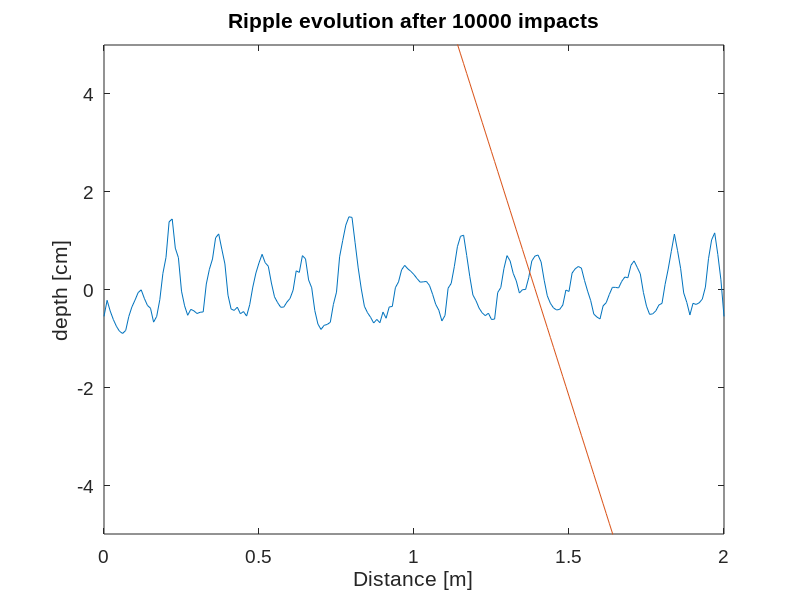

MATLAB code to generate this figure:
%% Sediment transport
% 1D Ripple model
% JSB March 31,2016

clear all
figure(1)
clf

%% Initialize

D = 0.001; % grain size

% x array
dx = 10*D; % x step mm
xmax = 2; % xmax m
x = 0:dx:xmax; % x array
jmax = length(x);

% z array
z = 0.001*rand(size(x)); % randomized initial topo

% now assess how many grains are in each bin
N = (z*dx)/(D^2); % number of grains per pin

% time array
dt = 1; % impact step
tmax = 10000; % max number of impacts
t = 0:dt:tmax; % time array

imax = length(t);

% beam
slope = -0.2; % 11.31 degree angle with slope of .2
multfactor = ((-slope)*xmax); % max y intercept - mulitiply by random number generator

% plot animation
n=200; %number of plots
tplot = tmax/n; % time step of plot

%% run
for i = 1:imax % Calculates each time step
    % defining zbeam at each impact
    b = rand(1); % generate random number between 0 and 1
    b = b*multfactor; % b between 0 and max intercept
    zbeam = (slope*x)+b; % zbeam line for each impact
    
    % finding where the beam hits the topography
    below = [];
    below = find(zbeam <= z); % find all points where zbeam is <= topo
    if isempty(below)==1
        hit = 1+floor(jmax*rand);
    else
        hit = below(1); % only want the first point where zbeam is <= topo
    end
    
    N(hit) = N(hit)- 5; % remove 5
    N(max(1,mod(hit+3,jmax)))=N(max(1,mod(hit+3,jmax)))+1; %add 1
    N(max(1,mod(hit+4,jmax)))=N(max(1,mod(hit+4,jmax)))+3; %add 3
    N(max(1,mod(hit+5,jmax)))=N(max(1,mod(hit+5,jmax)))+1; %add 1
    
    
    z = N*(D*D)/dx; % calculate new z
       
    z(1) = z(end); % wrap around boundary condition
    
if  (rem(t(i),tplot)==0) % decrease plotting frequency - speed up animation
    figure(1), clf
    plot(x,z*100); % plot topography
    hold on
    plot(x,zbeam*100); % plot beam
    axis([0 xmax -0.05*100 0.05*100]) % hold axis constant
    hold off

    xlabel('Distance [m]')
    ylabel('depth [cm]')
    set(gca,'fontsize',14,'fontname','arial')
    title(['Ripple evolution after ',num2str(t(i)),' impacts'])
    pause(0.05)
end

end

